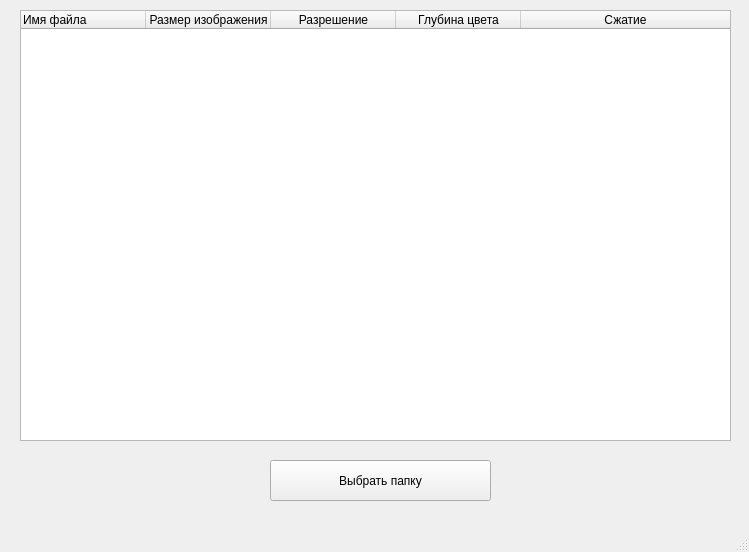
<?xml version="1.0" encoding="UTF-8"?>
<ui version="4.0">
 <class>MainWindow</class>
 <widget class="QMainWindow" name="MainWindow">
  <property name="geometry">
   <rect>
    <x>0</x>
    <y>0</y>
    <width>749</width>
    <height>552</height>
   </rect>
  </property>
  <property name="windowTitle">
   <string>MainWindow</string>
  </property>
  <widget class="QWidget" name="centralwidget">
   <widget class="QTableWidget" name="tableWidget">
    <property name="geometry">
     <rect>
      <x>20</x>
      <y>10</y>
      <width>711</width>
      <height>431</height>
     </rect>
    </property>
    <attribute name="horizontalHeaderVisible">
     <bool>true</bool>
    </attribute>
    <attribute name="horizontalHeaderCascadingSectionResizes">
     <bool>false</bool>
    </attribute>
    <attribute name="horizontalHeaderDefaultSectionSize">
     <number>125</number>
    </attribute>
    <attribute name="horizontalHeaderHighlightSections">
     <bool>true</bool>
    </attribute>
    <attribute name="horizontalHeaderShowSortIndicator" stdset="0">
     <bool>true</bool>
    </attribute>
    <attribute name="horizontalHeaderStretchLastSection">
     <bool>true</bool>
    </attribute>
    <attribute name="verticalHeaderStretchLastSection">
     <bool>false</bool>
    </attribute>
    <column>
     <property name="text">
      <string>Имя файла</string>
     </property>
     <property name="textAlignment">
      <set>AlignLeading|AlignVCenter</set>
     </property>
    </column>
    <column>
     <property name="text">
      <string>Размер изображения</string>
     </property>
    </column>
    <column>
     <property name="text">
      <string>Разрешение</string>
     </property>
    </column>
    <column>
     <property name="text">
      <string>Глубина цвета</string>
     </property>
    </column>
    <column>
     <property name="text">
      <string>Сжатие</string>
     </property>
    </column>
   </widget>
   <widget class="QPushButton" name="pushButton">
    <property name="geometry">
     <rect>
      <x>270</x>
      <y>460</y>
      <width>221</width>
      <height>41</height>
     </rect>
    </property>
    <property name="text">
     <string>Выбрать папку</string>
    </property>
   </widget>
  </widget>
  <widget class="QMenuBar" name="menubar">
   <property name="geometry">
    <rect>
     <x>0</x>
     <y>0</y>
     <width>749</width>
     <height>22</height>
    </rect>
   </property>
  </widget>
  <widget class="QStatusBar" name="statusbar"/>
 </widget>
 <resources/>
 <connections/>
</ui>
